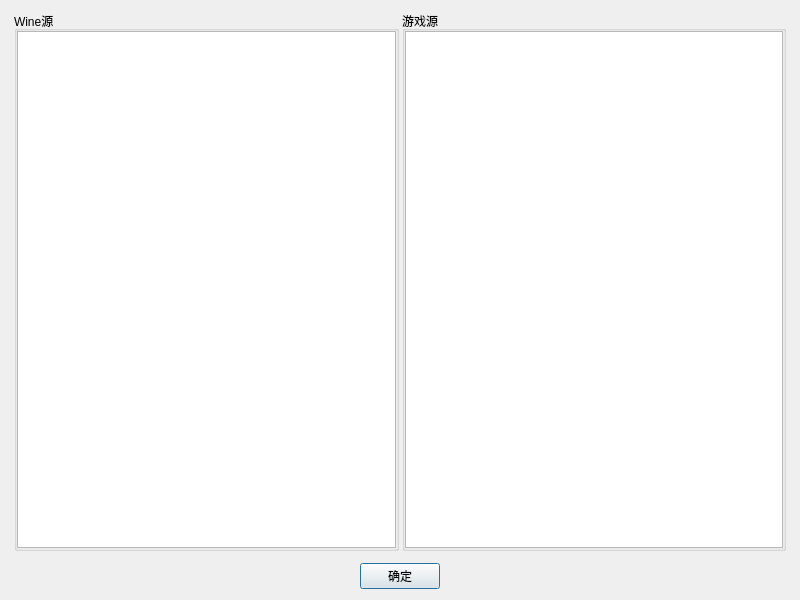
<?xml version="1.0" encoding="UTF-8"?>
<ui version="4.0">
 <class>vekSourceEdit</class>
 <widget class="QDialog" name="vekSourceEdit">
  <property name="geometry">
   <rect>
    <x>0</x>
    <y>0</y>
    <width>800</width>
    <height>600</height>
   </rect>
  </property>
  <property name="minimumSize">
   <size>
    <width>800</width>
    <height>600</height>
   </size>
  </property>
  <property name="maximumSize">
   <size>
    <width>16777215</width>
    <height>16777215</height>
   </size>
  </property>
  <property name="windowTitle">
   <string>源修改</string>
  </property>
  <layout class="QGridLayout" name="gridLayout">
   <item row="0" column="0">
    <layout class="QVBoxLayout" name="verticalLayout_3" stretch="50,5">
     <property name="spacing">
      <number>12</number>
     </property>
     <item>
      <layout class="QHBoxLayout" name="horizontalLayout_2">
       <property name="spacing">
        <number>3</number>
       </property>
       <property name="leftMargin">
        <number>3</number>
       </property>
       <property name="rightMargin">
        <number>3</number>
       </property>
       <item>
        <widget class="QGroupBox" name="verticalGroupBox">
         <property name="title">
          <string>Wine源</string>
         </property>
         <layout class="QVBoxLayout" name="verticalLayout">
          <property name="leftMargin">
           <number>0</number>
          </property>
          <property name="topMargin">
           <number>0</number>
          </property>
          <property name="rightMargin">
           <number>0</number>
          </property>
          <property name="bottomMargin">
           <number>0</number>
          </property>
          <item>
           <widget class="QTableView" name="tableView_WineSrcList"/>
          </item>
         </layout>
        </widget>
       </item>
       <item>
        <widget class="QGroupBox" name="verticalGroupBox_2">
         <property name="title">
          <string>游戏源</string>
         </property>
         <layout class="QVBoxLayout" name="verticalLayout_2">
          <property name="leftMargin">
           <number>0</number>
          </property>
          <property name="topMargin">
           <number>0</number>
          </property>
          <property name="rightMargin">
           <number>0</number>
          </property>
          <property name="bottomMargin">
           <number>0</number>
          </property>
          <item>
           <widget class="QTableView" name="tableView_GameSrcList"/>
          </item>
         </layout>
        </widget>
       </item>
      </layout>
     </item>
     <item>
      <layout class="QHBoxLayout" name="horizontalLayout">
       <item>
        <spacer name="horizontalSpacer">
         <property name="orientation">
          <enum>Qt::Horizontal</enum>
         </property>
         <property name="sizeHint" stdset="0">
          <size>
           <width>40</width>
           <height>20</height>
          </size>
         </property>
        </spacer>
       </item>
       <item>
        <widget class="QPushButton" name="pushButton_Done">
         <property name="text">
          <string>确定</string>
         </property>
        </widget>
       </item>
       <item>
        <spacer name="horizontalSpacer_2">
         <property name="orientation">
          <enum>Qt::Horizontal</enum>
         </property>
         <property name="sizeHint" stdset="0">
          <size>
           <width>40</width>
           <height>20</height>
          </size>
         </property>
        </spacer>
       </item>
      </layout>
     </item>
    </layout>
   </item>
  </layout>
 </widget>
 <resources/>
 <connections/>
</ui>
